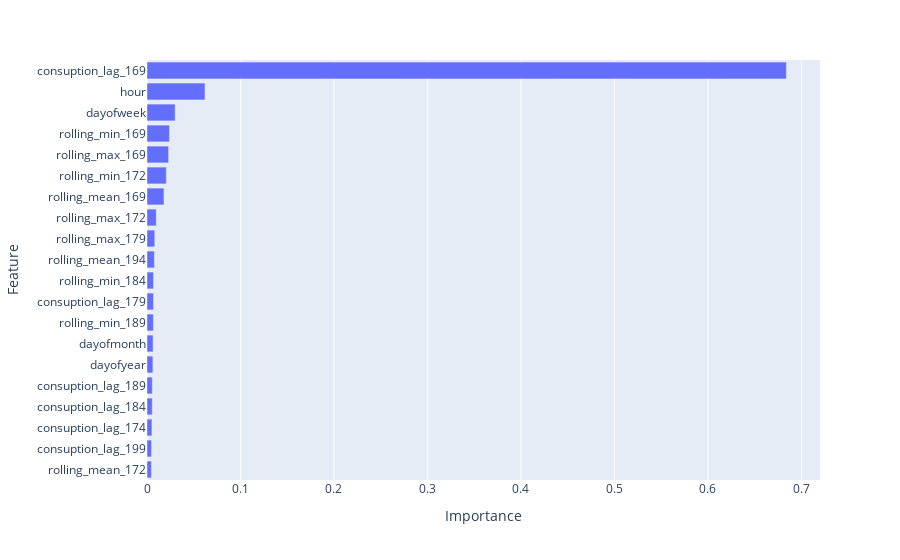

The code cell stored with this chart in its notebook:
### Code cell
import plotly.express as px
fig2 = px.bar(f_importance.tail(20), x='Importance', y='Feature')
fig2.show()

### Figure 1 — Plotly figure (JSON) as saved in the notebook; plotly's stock layout.template omitted (floating-point values rounded to 4 significant figures)
{"data": [{"alignmentgroup": "True", "hovertemplate": "Importance=%{x}<br>Feature=%{y}<extra></extra>", "legendgroup": "", "marker": {"color": "#636efa", "pattern": {"shape": ""}}, "name": "", "offsetgroup": "", "orientation": "h", "showlegend": false, "textposition": "auto", "type": "bar", "x": [0.00472, 0.004863, 0.005272, 0.005607, 0.005649, 0.006327, 0.006518, 0.00687, 0.006952, 0.006972, 0.007913, 0.008303, 0.009897, 0.01813, 0.02067, 0.0231, 0.02404, 0.03012, 0.06203, 0.6839], "xaxis": "x", "y": ["rolling_mean_172", "consuption_lag_199", "consuption_lag_174", "consuption_lag_184", "consuption_lag_189", "dayofyear", "dayofmonth", "rolling_min_189", "consuption_lag_179", "rolling_min_184", "rolling_mean_194", "rolling_max_179", "rolling_max_172", "rolling_mean_169", "rolling_min_172", "rolling_max_169", "rolling_min_169", "dayofweek", "hour", "consuption_lag_169"], "yaxis": "y"}], "layout": {"barmode": "relative", "legend": {"tracegroupgap": 0}, "margin": {"t": 60}, "xaxis": {"anchor": "y", "domain": [0, 1], "title": {"text": "Importance"}}, "yaxis": {"anchor": "x", "domain": [0, 1], "title": {"text": "Feature"}}}}
